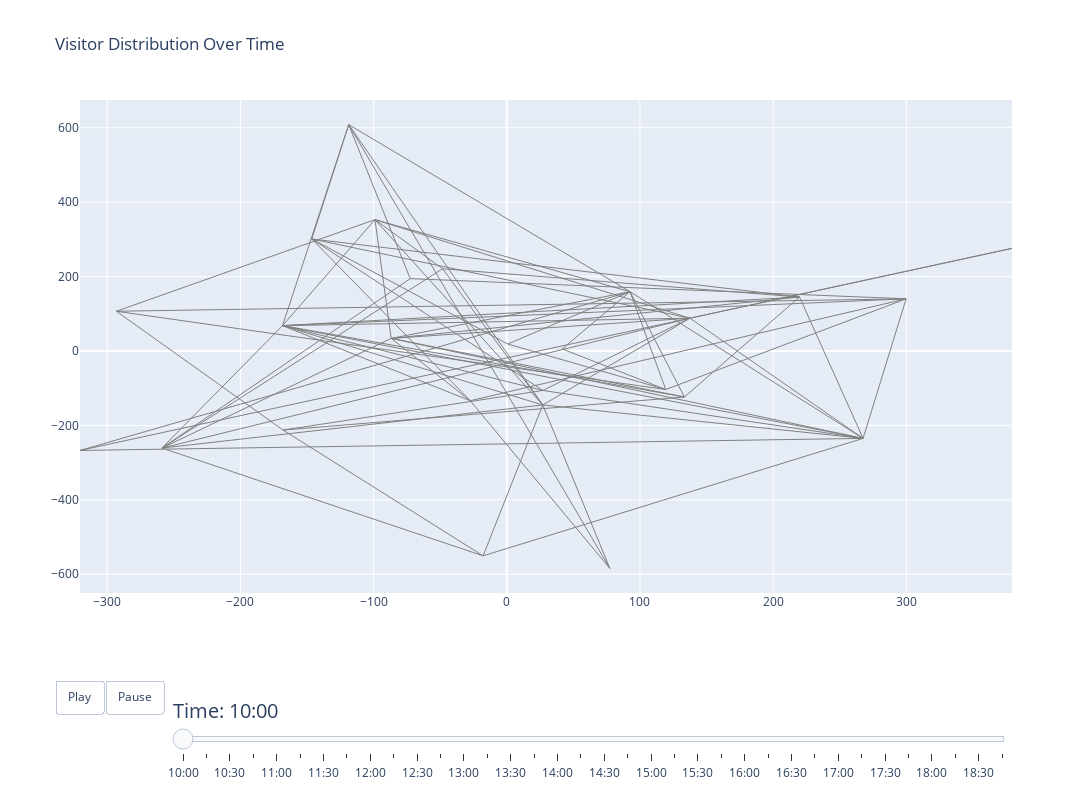

This figure's notebook cell:
### Code cell
# Normalize the visitor count by the capacity of each attraction
capacity_dict = dict(
    zip(capacity_df["ENTITY_DESCRIPTION_SHORT"], capacity_df["CAPACITY"])
)


# Function to convert decimal hours to "HH:MM" format
def decimal_to_time(decimal_time):
    hours = int(decimal_time)
    minutes = int((decimal_time - hours) * 60)
    return f"{hours:02}:{minutes:02}"  # Format as HH:MM


PortAventura_attractions = list(
    link_attractions_df[link_attractions_df["PARK"] == "PortAventura World"][
        "ATTRACTION"
    ]
)
PortAventura_park = ThemeParkGraph(PortAventura_attractions)

# Add manual distances
for attr1, attr2, distance in essential_distances:
    if attr1 and attr2 in PortAventura_attractions:  # Exclude Tivoli Gardens
        PortAventura_park.add_manual_distance(attr1, attr2, distance)

# Generate paths
PortAventura_park.generate_paths()

# Get the layout from the visualize method
fig, pos_dict = PortAventura_park.visualize(use_distance_layout=True)

# Now you can use pos_dict for your animation
attractions = list(capacity_df["ENTITY_DESCRIPTION_SHORT"].unique())

x = [pos_dict[node][0] for node in attractions]
y = [pos_dict[node][1] for node in attractions]


# Create edge trace (static, no labels or numbers)
edge_trace = go.Scatter(
    x=sum(
        [
            [pos_dict[edge[0]][0], pos_dict[edge[1]][0], None]
            for edge in PortAventura_park.G.edges
        ],
        [],
    ),
    y=sum(
        [
            [pos_dict[edge[0]][1], pos_dict[edge[1]][1], None]
            for edge in PortAventura_park.G.edges
        ],
        [],
    ),
    mode="lines",
    line=dict(width=1, color="gray"),
    hoverinfo="none",  # Prevents hover text on edges
)

# Generate frames for animation
frames = []
time_intervals = np.arange(10, 19, 0.25)

for time in time_intervals:
    # Count visitors at each attraction at this time
    active_visitors = schedule_df[
        (schedule_df["arrival_time"] <= time) & (schedule_df["departure_time"] >= time)
    ]

    node_sizes = []
    node_labels = []
    for node in attractions:
        visitor_count = active_visitors[active_visitors["attraction"] == node].shape[0]
        normalized_size = visitor_count / capacity_dict[node]  # Normalize by capacity
        scaled_size = normalized_size * 100  # Scale the size
        node_sizes.append(scaled_size)
        node_labels.append(f"{node}: {visitor_count}")  # Only append labels to nodes

    formatted_time = decimal_to_time(time)

    # Frame only updates node positions and labels, NOT edges
    frames.append(
        go.Frame(
            data=[
                go.Scatter(
                    x=[pos_dict[node][0] for node in attractions],
                    y=[pos_dict[node][1] for node in attractions],
                    mode="markers+text",
                    marker=dict(size=node_sizes, color="blue", opacity=0.7),
                    text=node_labels,  # Ensure only nodes have labels
                    textposition="top center",
                    hoverinfo="text",
                )
            ],
            name=formatted_time,  # Use formatted time
        )
    )

# Initialize figure with only edge trace (nodes appear via animation)
fig = go.Figure(
    data=[edge_trace],  # Keep only edges static initially
    layout=go.Layout(
        title="Visitor Distribution Over Time",
        width=1200,
        height=800,
        updatemenus=[
            {
                "buttons": [
                    {
                        "args": [
                            None,
                            {
                                "frame": {"duration": 200, "redraw": True},
                                "fromcurrent": True,
                            },
                        ],
                        "label": "Play",
                        "method": "animate",
                    },
                    {
                        "args": [
                            [None],
                            {
                                "frame": {"duration": 0, "redraw": True},
                                "mode": "immediate",
                                "transition": {"duration": 0},
                            },
                        ],
                        "label": "Pause",
                        "method": "animate",
                    },
                ],
                "direction": "left",
                "pad": {"r": 10, "t": 87},
                "showactive": False,
                "type": "buttons",
                "x": 0.1,
                "xanchor": "right",
                "y": 0,
                "yanchor": "top",
            }
        ],
        sliders=[
            {
                "active": 0,
                "yanchor": "top",
                "xanchor": "left",
                "currentvalue": {"prefix": "Time: ", "font": {"size": 20}},
                "pad": {"b": 10, "t": 50},
                "len": 0.9,
                "x": 0.1,
                "y": -0.1,
                "steps": [
                    {
                        "args": [
                            [f.name],
                            {
                                "frame": {"duration": 0, "redraw": True},
                                "mode": "immediate",
                            },
                        ],
                        "label": f.name,
                        "method": "animate",
                    }
                    for f in frames
                ],
            }
        ],
    ),
    frames=frames,  # Ensure frames only update nodes
)

fig.show()

### Figure 1 — Plotly figure (JSON) as saved in the notebook; plotly's stock layout.template omitted (floating-point values rounded to 4 significant figures; data arrays with more than 128 entries replaced by an {"elided": "..."} marker saying what was removed)
{"data": [{"hoverinfo": "none", "line": {"color": "gray", "width": 1}, "mode": "lines", "type": "scatter", "x": {"elided": "219 float values"}, "y": {"elided": "219 float values"}}], "layout": {"height": 800, "sliders": [{"active": 0, "currentvalue": {"font": {"size": 20}, "prefix": "Time: "}, "len": 0.9, "pad": {"b": 10, "t": 50}, "steps": [{"args": [["10:00"], {"frame": {"duration": 0, "redraw": true}, "mode": "immediate"}], "label": "10:00", "method": "animate"}, {"args": [["10:15"], {"frame": {"duration": 0, "redraw": true}, "mode": "immediate"}], "label": "10:15", "method": "animate"}, {"args": [["10:30"], {"frame": {"duration": 0, "redraw": true}, "mode": "immediate"}], "label": "10:30", "method": "animate"}, {"args": [["10:45"], {"frame": {"duration": 0, "redraw": true}, "mode": "immediate"}], "label": "10:45", "method": "animate"}, {"args": [["11:00"], {"frame": {"duration": 0, "redraw": true}, "mode": "immediate"}], "label": "11:00", "method": "animate"}, {"args": [["11:15"], {"frame": {"duration": 0, "redraw": true}, "mode": "immediate"}], "label": "11:15", "method": "animate"}, {"args": [["11:30"], {"frame": {"duration": 0, "redraw": true}, "mode": "immediate"}], "label": "11:30", "method": "animate"}, {"args": [["11:45"], {"frame": {"duration": 0, "redraw": true}, "mode": "immediate"}], "label": "11:45", "method": "animate"}, {"args": [["12:00"], {"frame": {"duration": 0, "redraw": true}, "mode": "immediate"}], "label": "12:00", "method": "animate"}, {"args": [["12:15"], {"frame": {"duration": 0, "redraw": true}, "mode": "immediate"}], "label": "12:15", "method": "animate"}, {"args": [["12:30"], {"frame": {"duration": 0, "redraw": true}, "mode": "immediate"}], "label": "12:30", "method": "animate"}, {"args": [["12:45"], {"frame": {"duration": 0, "redraw": true}, "mode": "immediate"}], "label": "12:45", "method": "animate"}, {"args": [["13:00"], {"frame": {"duration": 0, "redraw": true}, "mode": "immediate"}], "label": "13:00", "method": "animate"}, {"args": [["13:15"], {"frame": {"duration": 0, "redraw": true}, "mode": "immediate"}], "label": "13:15", "method": "animate"}, {"args": [["13:30"], {"frame": {"duration": 0, "redraw": true}, "mode": "immediate"}], "label": "13:30", "method": "animate"}, {"args": [["13:45"], {"frame": {"duration": 0, "redraw": true}, "mode": "immediate"}], "label": "13:45", "method": "animate"}, {"args": [["14:00"], {"frame": {"duration": 0, "redraw": true}, "mode": "immediate"}], "label": "14:00", "method": "animate"}, {"args": [["14:15"], {"frame": {"duration": 0, "redraw": true}, "mode": "immediate"}], "label": "14:15", "method": "animate"}, {"args": [["14:30"], {"frame": {"duration": 0, "redraw": true}, "mode": "immediate"}], "label": "14:30", "method": "animate"}, {"args": [["14:45"], {"frame": {"duration": 0, "redraw": true}, "mode": "immediate"}], "label": "14:45", "method": "animate"}, {"args": [["15:00"], {"frame": {"duration": 0, "redraw": true}, "mode": "immediate"}], "label": "15:00", "method": "animate"}, {"args": [["15:15"], {"frame": {"duration": 0, "redraw": true}, "mode": "immediate"}], "label": "15:15", "method": "animate"}, {"args": [["15:30"], {"frame": {"duration": 0, "redraw": true}, "mode": "immediate"}], "label": "15:30", "method": "animate"}, {"args": [["15:45"], {"frame": {"duration": 0, "redraw": true}, "mode": "immediate"}], "label": "15:45", "method": "animate"}, {"args": [["16:00"], {"frame": {"duration": 0, "redraw": true}, "mode": "immediate"}], "label": "16:00", "method": "animate"}, {"args": [["16:15"], {"frame": {"duration": 0, "redraw": true}, "mode": "immediate"}], "label": "16:15", "method": "animate"}, {"args": [["16:30"], {"frame": {"duration": 0, "redraw": true}, "mode": "immediate"}], "label": "16:30", "method": "animate"}, {"args": [["16:45"], {"frame": {"duration": 0, "redraw": true}, "mode": "immediate"}], "label": "16:45", "method": "animate"}, {"args": [["17:00"], {"frame": {"duration": 0, "redraw": true}, "mode": "immediate"}], "label": "17:00", "method": "animate"}, {"args": [["17:15"], {"frame": {"duration": 0, "redraw": true}, "mode": "immediate"}], "label": "17:15", "method": "animate"}, {"args": [["17:30"], {"frame": {"duration": 0, "redraw": true}, "mode": "immediate"}], "label": "17:30", "method": "animate"}, {"args": [["17:45"], {"frame": {"duration": 0, "redraw": true}, "mode": "immediate"}], "label": "17:45", "method": "animate"}, {"args": [["18:00"], {"frame": {"duration": 0, "redraw": true}, "mode": "immediate"}], "label": "18:00", "method": "animate"}, {"args": [["18:15"], {"frame": {"duration": 0, "redraw": true}, "mode": "immediate"}], "label": "18:15", "method": "animate"}, {"args": [["18:30"], {"frame": {"duration": 0, "redraw": true}, "mode": "immediate"}], "label": "18:30", "method": "animate"}, {"args": [["18:45"], {"frame": {"duration": 0, "redraw": true}, "mode": "immediate"}], "label": "18:45", "method": "animate"}], "x": 0.1, "xanchor": "left", "y": -0.1, "yanchor": "top"}], "title": {"text": "Visitor Distribution Over Time"}, "updatemenus": [{"buttons": [{"args": [null, {"frame": {"duration": 200, "redraw": true}, "fromcurrent": true}], "label": "Play", "method": "animate"}, {"args": [[null], {"frame": {"duration": 0, "redraw": true}, "mode": "immediate", "transition": {"duration": 0}}], "label": "Pause", "method": "animate"}], "direction": "left", "pad": {"r": 10, "t": 87}, "showactive": false, "type": "buttons", "x": 0.1, "xanchor": "right", "y": 0, "yanchor": "top"}], "width": 1200}}
